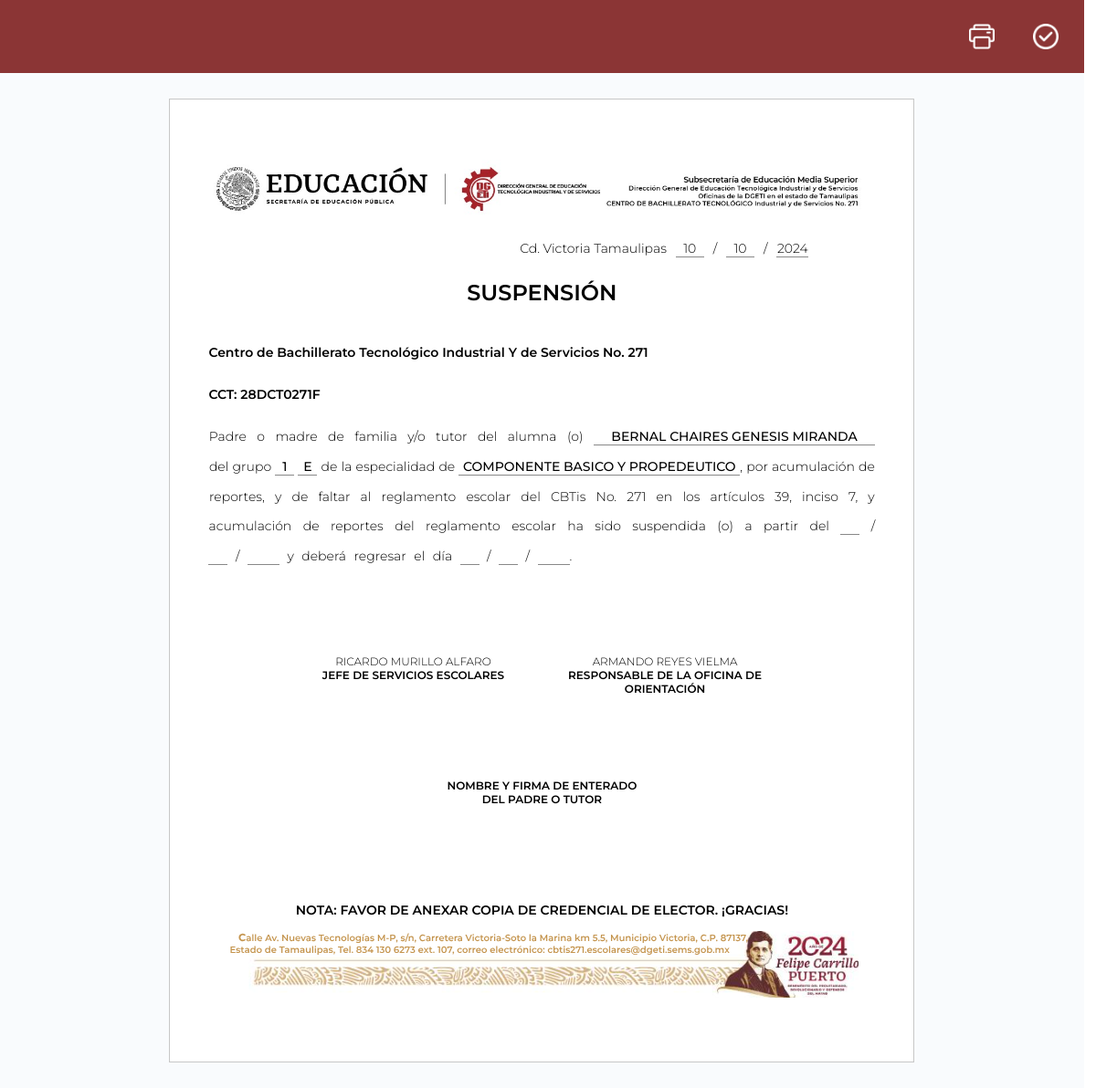
Page /php/Suspension.php?matricula=24328052710162 on the committed database.
### tables this page shows
CREATE TABLE `alumnos` (
  `grupo` varchar(5) NOT NULL,
  `especialidad` varchar(35) NOT NULL,
  `matricula` bigint(20) NOT NULL,
  `nombre` varchar(80) NOT NULL,
  `genero` varchar(2) NOT NULL,
  `nombre_p` varchar(90) NOT NULL,
  `correo_p` varchar(60) NOT NULL,
  `nombre_m` varchar(90) NOT NULL,
  `correo_m` varchar(60) NOT NULL,
  `cantidad_r` int(11) NOT NULL,
  `cantidad_s` int(11) NOT NULL,
  `cantidad_c` int(11) NOT NULL,
  `cantidad_cc` int(11) NOT NULL
);

### php/Suspension.php (the view, shortened to what this page needs)
    <?php
    include("conexionsql.php");
    $matricula=$_GET["matricula"];
    $sql="SELECT * FROM alumnos WHERE matricula = '$matricula'";
    $result=mysqli_query($conexion,$sql);
                        while($mostrar=mysqli_fetch_array($result)){
                            $semestre = substr($mostrar['grupo'], 0, 1);
                            $grupo = substr($mostrar['grupo'], 1);
    ?>
<!DOCTYPE html>
<html lang="en">
<head>
    <link rel="stylesheet" href="../css/Suspension.css">
</head>
<body>
    <div class="menu">
        <div class="optionsmenu">
            <a href="" class="amenu">
                <img src="../icons/imprimir-contorno-del-boton.png" alt="" class="optionsmenu_img">
            </a>
            <a href="#" class="amenu" id="enviarFormulario">
                <img src="../icons/cheque.png" alt="" class="optionsmenu_img">
            </a>
        </div>
    </div>
    <div class="main">
        <div class="main_box">
            <img src="../img/EncabezadoReporte.jpg" alt="" class="main_box_headerimg">
            <form action="insertarS.php"method="POST" id="formSuspension">
            <div class="date"> Cd. Victoria Tamaulipas<input type="text" class="indate" id="dia_e" name="dia_e" required readonly>/<input type="text" class="indate" id="mes_e" name="mes_e" required readonly>/<input type="text" class="indate" id="ano_e" name="ano_e" required readonly style="width: 2.5em;"></div>
            <p class="bold">SUSPENSIÓN</p>
            <p class="bold-2" style="margin: 3em 0 2em 0;">Centro de Bachillerato Tecnológico Industrial Y de Servicios No. 271</p>
            <p class="bold-2" style="margin: 2em 0;">CCT: 28DCT0271F</p>
            <div class="center" style="word-spacing: .56em;">Padre o madre de familia y/o tutor del alumna (o) <input type="text" class="textin" style="width: 22em;" value="<?php echo $mostrar['nombre'] ?>" id="nombre" name="nombre" required readonly></div>
            <div class="center" style="word-spacing: .04em;">del grupo <input type="text" class="textin" style="width: 1.5em;" value="<?php echo $semestre ?>" id="semestre" name="semestre" required> <input type="text" class="textin" style="width: 1.5em;" value="<?php echo $grupo ?>" id="grupo" name="grupo" required> de la especialidad de <input type="text" class="textin" style="width: 22em;" value="<?php echo $mostrar['especialidad'] ?>" id="especialidad" name="especialidad" required readonly>, por acumulación de</div>
            <div class="center" style="word-spacing: .54em;">reportes, y de faltar al reglamento escolar del CBTis No. 271 en los artículos 39, inciso 7, y </div>
            <div class="center" style="word-spacing: .63em;">acumulación de reportes del reglamento escolar ha sido suspendida (o) a partir del <input type="text" class="textin" style="width: 1.5em;" id="dia_i" name="dia_i" required> /</div>
            <div style="word-spacing: .35em;"><input type="text" class="textin" style="width: 1.5em;" id="mes_i" name="mes_i" required> / <input type="text" class="textin" style="width: 2.5em;" id="ano_i" name="ano_i" requiredd> y deberá regresar el día <input type="text" class="textin" style="width: 1.5em;" id="dia_f" name="dia_f" required> / <input type="text" class="textin" style="width: 1.5em;" id="mes_f" name="mes_f" required> / <input type="text" class="textin" style="width: 2.5em;" id="ano_f" name="ano_f" required>.</div>
        </form>
            <div class="box">
                <div class="content">
                    <div class="firmas">
                        RICARDO MURILLO ALFARO
                    <div class="bold-3">JEFE DE SERVICIOS ESCOLARES</div>
                </div>
                <div class="firmas">
                    ARMANDO REYES VIELMA
                    <div class="bold-3">RESPONSABLE DE LA OFICINA DE <br> ORIENTACIÓN</div>
                </div>
            </div>
            <div class="content">
                <div class="firmas">
                    <div class="bold-3">NOMBRE Y FIRMA DE ENTERADO <br> DEL PADRE O TUTOR</div>
                </div>
            </div>
            <div class="center" style="display: flex;flex-direction: column;gap: 1em;">
                <p class="bold-2">NOTA: FAVOR DE ANEXAR COPIA DE CREDENCIAL DE ELECTOR.  ¡GRACIAS!</p>
                <img src="../img/PiePaginaReporte.png" alt="" class="main_box_headerimg">
            </div>
            </div>
        </div>
    </div>
</body>
</html>
<?php
                    }
?>

### css/Suspension.css (style rules this page uses)
* { padding: 0; border: 0; margin: 0; box-sizing: border-box; font-family: "Montserrat", sans-serif; font-optical-sizing: auto; font-weight: 300; font-style: normal; font-size: 14px; }
.menu { width: 98.9vw; height: 10vh; background-color: #8b3535; display: flex; justify-content: space-between; align-items: center; padding: 0 2em; }
.menu .optionsmenu { height: 100%; width: max-content; display: flex; justify-content: center; align-items: center; gap: 3em; }
.amenu { height: 100%; width: max-content; display: flex; justify-content: center; align-items: center; }
.optionsmenu_img { height: 100%; }
.menu img,.optionsmenu_img { height: 35%; object-fit: contain; }
.main { width: 98.9vw; height: max-content; padding: 2em; background-color: #f9fbfd; display: flex; justify-content: center; align-items: center; }
.main .main_box { width: 816px; height: 1056px; background-color: #fff; border: 1px solid #c7c7c7; padding: 3em; padding-top: 4em; padding-bottom: 4em; }
.main .main_box .main_box_headerimg { width: 100%; height: 10%; object-fit: contain; }
.main .main_box .date { width: 80%; display: flex; justify-content: flex-end; gap: 10px; margin: 0 auto; }
.main .main_box .date .indate { width: 2.2em; outline: none; border-bottom: 1px solid #888; text-align: center; }
.main .main_box .bold { width: 100%; text-align: center; font-size: 24px; font-weight: 600; margin-top: 1em; }
.main .main_box .bold-2 { font-weight: 600; font-size: 14px; }
.main .main_box .bold-3 { font-weight: 600; font-size: 12px; text-align: center; }
.main .main_box .textin { border-bottom: 1px solid #888; text-align: center; font-weight: 500; }
.main .main_box .box { width: 100%; margin-top: 7em; display: flex; justify-content: center; align-items: center; flex-direction: column; gap: 6.5em; }
.main .main_box .content { width: 96%; display: flex; justify-content: center; gap: 5em; }
.main .main_box .firmas { width: max-content; font-size: 12px; display: flex; flex-direction: column; align-items: center; justify-content: flex-start; }
.main .main_box .center { text-align: center; margin: 1em 0; }

### rows in the picture
alumnos: nombre "BERNAL CHAIRES GENESIS MIRANDA", semestre "1", grupo "E", especialidad "COMPONENTE BASICO Y PROPEDEUTICO"
